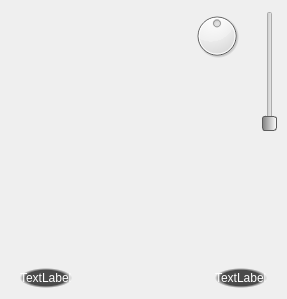
<?xml version="1.0" encoding="UTF-8"?>
<ui version="4.0">
 <class>OPMap_MapOverlayWidget</class>
 <widget class="QWidget" name="OPMap_MapOverlayWidget">
  <property name="geometry">
   <rect>
    <x>0</x>
    <y>0</y>
    <width>287</width>
    <height>299</height>
   </rect>
  </property>
  <property name="sizePolicy">
   <sizepolicy hsizetype="Expanding" vsizetype="Expanding">
    <horstretch>0</horstretch>
    <verstretch>0</verstretch>
   </sizepolicy>
  </property>
  <property name="windowTitle">
   <string/>
  </property>
  <property name="autoFillBackground">
   <bool>false</bool>
  </property>
  <property name="styleSheet">
   <string notr="true">/*background-color: rgba(0, 0, 0, 0);*/
background-color: transparent;

QFrame {
background-color: qlineargradient(spread:pad, x1:0.5, y1:0, x2:0.5, y2:1, stop:0 rgba(110, 110, 110, 255), stop:1 rgba(71, 71, 71, 255));
color: rgba(255, 255, 255, 70);
}

QLabel { /* all label types */
/* background-color: rgba(255, 255, 255, 0); */
background-color: qlineargradient(spread:pad, x1:0.5, y1:0, x2:0.5, y2:1, stop:0 rgba(64, 64, 64, 255), stop:1 rgba(128, 128, 128, 255));
color: rgb(255, 255, 255);
}

QToolButton {	/* all types of tool button */ 
background-color: rgba(255, 255, 255, 0);
color: rgb(255, 255, 255);
/*border-style: none;*/
border: 0px; 
}
QToolButton:hover {
background-color: qlineargradient(spread:pad, x1:0.5, y1:0, x2:0.5, y2:1, stop:0 rgba(255, 160, 0, 255), stop:1 rgba(160, 100, 0, 255));
color: rgb(255, 255, 255);
}
QToolButton:pressed {
background-color: qlineargradient(spread:pad, x1:0.5, y1:0, x2:0.5, y2:1, stop:0 rgba(48, 48, 48, 255), stop:1 rgba(120, 120, 120, 255));
color: rgb(255, 255, 255);
}

QToolButton:checked {
background-color: qlineargradient(spread:pad, x1:0.5, y1:0, x2:0.5, y2:1, stop:0 rgba(48, 48, 48, 255), stop:1 rgba(120, 120, 120, 255));
color: rgb(255, 255, 255);
}

QSlider::groove:horizontal {
border: none;
height: 4px;
background-color: qlineargradient(spread:pad, x1:0.5, y1:0, x2:0.5, y2:1, stop:0 rgba(48, 48, 48, 255), stop:1 rgba(80, 80, 80, 255));
margin: 2px 0;
}
QSlider::handle:horizontal {
border: 1px solid #5c5c5c;
background-color: qlineargradient(spread:pad, x1:0.5, y1:0, x2:0.5, y2:1, stop:0 rgba(255, 255, 255, 255), stop:1 rgba(128, 128, 128, 255));
width: 24px;
margin: -2px 0;
border-radius: 3px;
}

QComboBox {
background-color: qlineargradient(spread:pad, x1:0.5, y1:0, x2:0.5, y2:1, stop:0 rgba(48, 48, 48, 255), stop:1 rgba(120, 120, 120, 255));
color: rgb(255, 255, 255);
}
QComboBox:hover {
background-color: qlineargradient(spread:pad, x1:0.5, y1:0, x2:0.5, y2:1, stop:0 rgba(48, 48, 48, 255), stop:1 rgba(120, 120, 120, 255));
	background-color: rgb(197, 138, 0);
}
QComboBox::down-arrow {
     image: url(:/opmap/images/combobox_down_arrow.png);
}
QComboBox:drop-down {
     subcontrol-origin: padding;
     subcontrol-position: top right;
     border-left-style: none;
     border-top-right-radius: 1px;
     border-bottom-right-radius: 1px;
}

QToolTip {
background-color: white;
color: black;
border: 1px solid black;
padding: 5px;
border-radius: 2px;
/* opacity: 170; */ 
}
</string>
  </property>
  <layout class="QVBoxLayout" name="verticalLayout">
   <property name="spacing">
    <number>0</number>
   </property>
   <property name="leftMargin">
    <number>0</number>
   </property>
   <property name="rightMargin">
    <number>0</number>
   </property>
   <item>
    <layout class="QGridLayout" name="gridLayout">
     <property name="rightMargin">
      <number>10</number>
     </property>
     <item row="0" column="3" rowspan="2">
      <widget class="QSlider" name="verticalSlider">
       <property name="sizePolicy">
        <sizepolicy hsizetype="Fixed" vsizetype="Fixed">
         <horstretch>0</horstretch>
         <verstretch>0</verstretch>
        </sizepolicy>
       </property>
       <property name="minimumSize">
        <size>
         <width>0</width>
         <height>120</height>
        </size>
       </property>
       <property name="maximumSize">
        <size>
         <width>16777215</width>
         <height>120</height>
        </size>
       </property>
       <property name="styleSheet">
        <string notr="true">QSlider::handle:vertical {
border: 1px solid #5c5c5c;
background-color: qlineargradient(spread:pad, x1:0, y1:0, x2:1, y2:0, stop:0 rgba(128, 128, 128, 255), stop:1 rgba(255, 255, 255, 255));
width: 24px;
height: 20px;
margin: -2px 0;
border-radius: 3px;
}

</string>
       </property>
       <property name="minimum">
        <number>2</number>
       </property>
       <property name="maximum">
        <number>19</number>
       </property>
       <property name="pageStep">
        <number>1</number>
       </property>
       <property name="tracking">
        <bool>true</bool>
       </property>
       <property name="orientation">
        <enum>Qt::Vertical</enum>
       </property>
       <property name="invertedAppearance">
        <bool>false</bool>
       </property>
       <property name="invertedControls">
        <bool>false</bool>
       </property>
      </widget>
     </item>
     <item row="0" column="1">
      <widget class="QDial" name="dial">
       <property name="sizePolicy">
        <sizepolicy hsizetype="Fixed" vsizetype="Fixed">
         <horstretch>0</horstretch>
         <verstretch>0</verstretch>
        </sizepolicy>
       </property>
       <property name="minimumSize">
        <size>
         <width>50</width>
         <height>50</height>
        </size>
       </property>
       <property name="maximumSize">
        <size>
         <width>50</width>
         <height>50</height>
        </size>
       </property>
       <property name="maximum">
        <number>360</number>
       </property>
       <property name="value">
        <number>180</number>
       </property>
       <property name="wrapping">
        <bool>true</bool>
       </property>
       <property name="notchTarget">
        <double>1.000000000000000</double>
       </property>
       <property name="notchesVisible">
        <bool>false</bool>
       </property>
      </widget>
     </item>
     <item row="0" column="0">
      <spacer name="horizontalSpacer_2">
       <property name="orientation">
        <enum>Qt::Horizontal</enum>
       </property>
       <property name="sizeHint" stdset="0">
        <size>
         <width>40</width>
         <height>20</height>
        </size>
       </property>
      </spacer>
     </item>
     <item row="0" column="2">
      <spacer name="horizontalSpacer_4">
       <property name="orientation">
        <enum>Qt::Horizontal</enum>
       </property>
       <property name="sizeType">
        <enum>QSizePolicy::Fixed</enum>
       </property>
       <property name="sizeHint" stdset="0">
        <size>
         <width>20</width>
         <height>20</height>
        </size>
       </property>
      </spacer>
     </item>
    </layout>
   </item>
   <item>
    <spacer name="verticalSpacer_2">
     <property name="orientation">
      <enum>Qt::Vertical</enum>
     </property>
     <property name="sizeType">
      <enum>QSizePolicy::Fixed</enum>
     </property>
     <property name="sizeHint" stdset="0">
      <size>
       <width>20</width>
       <height>40</height>
      </size>
     </property>
    </spacer>
   </item>
   <item>
    <layout class="QHBoxLayout" name="horizontalLayout_2">
     <property name="spacing">
      <number>0</number>
     </property>
     <item>
      <widget class="QToolButton" name="toolButtonLeftPanel">
       <property name="styleSheet">
        <string notr="true">QToolButton {	/* all types of tool button */ 
background-color: rgba(255, 255, 255, 0);
color: rgb(255, 255, 255);
/*border-style: none;*/
border: 0px; 
}
QToolButton:hover {
background-color: qlineargradient(spread:pad, x1:0.5, y1:0, x2:0.5, y2:1, stop:0 rgba(255, 160, 0, 255), stop:1 rgba(160, 100, 0, 255));
color: rgb(255, 255, 255);
}
QToolButton:pressed {
background-color: qlineargradient(spread:pad, x1:0.5, y1:0, x2:0.5, y2:1, stop:0 rgba(48, 48, 48, 255), stop:1 rgba(120, 120, 120, 255));
color: rgb(255, 255, 255);
}

QToolButton:checked {
background-color: qlineargradient(spread:pad, x1:0.5, y1:0, x2:0.5, y2:1, stop:0 rgba(48, 48, 48, 255), stop:1 rgba(120, 120, 120, 255));
color: rgb(255, 255, 255);
}
</string>
       </property>
       <property name="text">
        <string/>
       </property>
       <property name="icon">
        <iconset resource="opmap.qrc">
         <normaloff>:/opmap/images/left_but.png</normaloff>:/opmap/images/left_but.png</iconset>
       </property>
       <property name="iconSize">
        <size>
         <width>17</width>
         <height>48</height>
        </size>
       </property>
      </widget>
     </item>
     <item>
      <spacer name="horizontalSpacer">
       <property name="orientation">
        <enum>Qt::Horizontal</enum>
       </property>
       <property name="sizeHint" stdset="0">
        <size>
         <width>40</width>
         <height>20</height>
        </size>
       </property>
      </spacer>
     </item>
     <item>
      <widget class="QToolButton" name="toolButtonRightPanel">
       <property name="styleSheet">
        <string notr="true">QToolButton {	/* all types of tool button */ 
background-color: rgba(255, 255, 255, 0);
color: rgb(255, 255, 255);
/*border-style: none;*/
border: 0px; 
}
QToolButton:hover {
background-color: qlineargradient(spread:pad, x1:0.5, y1:0, x2:0.5, y2:1, stop:0 rgba(255, 160, 0, 255), stop:1 rgba(160, 100, 0, 255));
color: rgb(255, 255, 255);
}
QToolButton:pressed {
background-color: qlineargradient(spread:pad, x1:0.5, y1:0, x2:0.5, y2:1, stop:0 rgba(48, 48, 48, 255), stop:1 rgba(120, 120, 120, 255));
color: rgb(255, 255, 255);
}

QToolButton:checked {
background-color: qlineargradient(spread:pad, x1:0.5, y1:0, x2:0.5, y2:1, stop:0 rgba(48, 48, 48, 255), stop:1 rgba(120, 120, 120, 255));
color: rgb(255, 255, 255);
}
</string>
       </property>
       <property name="text">
        <string/>
       </property>
       <property name="icon">
        <iconset resource="opmap.qrc">
         <normaloff>:/opmap/images/right_but.png</normaloff>:/opmap/images/right_but.png</iconset>
       </property>
       <property name="iconSize">
        <size>
         <width>17</width>
         <height>48</height>
        </size>
       </property>
      </widget>
     </item>
    </layout>
   </item>
   <item>
    <spacer name="verticalSpacer">
     <property name="orientation">
      <enum>Qt::Vertical</enum>
     </property>
     <property name="sizeHint" stdset="0">
      <size>
       <width>20</width>
       <height>40</height>
      </size>
     </property>
    </spacer>
   </item>
   <item>
    <layout class="QHBoxLayout" name="horizontalLayout">
     <property name="spacing">
      <number>20</number>
     </property>
     <property name="leftMargin">
      <number>20</number>
     </property>
     <property name="rightMargin">
      <number>20</number>
     </property>
     <item>
      <widget class="QLabel" name="labelUAV_2">
       <property name="styleSheet">
        <string notr="true">QLabel { /* all label types */
/* background-color: rgba(0, 0, 0, 0); */
	background-color: qradialgradient(spread:pad, cx:0.5, cy:0.5, radius:0.5, fx:0.5, fy:0.5, stop:0.778409 rgba(0, 0, 0, 176), stop:1 rgba(0, 0, 0, 0));
color: rgb(255, 255, 255);

}</string>
       </property>
       <property name="frameShape">
        <enum>QFrame::NoFrame</enum>
       </property>
       <property name="text">
        <string>TextLabel</string>
       </property>
       <property name="margin">
        <number>8</number>
       </property>
      </widget>
     </item>
     <item>
      <spacer name="horizontalSpacer_3">
       <property name="orientation">
        <enum>Qt::Horizontal</enum>
       </property>
       <property name="sizeHint" stdset="0">
        <size>
         <width>40</width>
         <height>20</height>
        </size>
       </property>
      </spacer>
     </item>
     <item>
      <widget class="QLabel" name="labelMouse">
       <property name="styleSheet">
        <string notr="true">QLabel { /* all label types */
/* background-color: rgba(0, 0, 0, 0); */
	background-color: qradialgradient(spread:pad, cx:0.5, cy:0.5, radius:0.5, fx:0.5, fy:0.5, stop:0.778409 rgba(0, 0, 0, 176), stop:1 rgba(0, 0, 0, 0));
color: rgb(255, 255, 255);
}</string>
       </property>
       <property name="text">
        <string>TextLabel</string>
       </property>
       <property name="margin">
        <number>8</number>
       </property>
      </widget>
     </item>
    </layout>
   </item>
  </layout>
 </widget>
 <resources>
  <include location="opmap.qrc"/>
 </resources>
 <connections/>
</ui>
